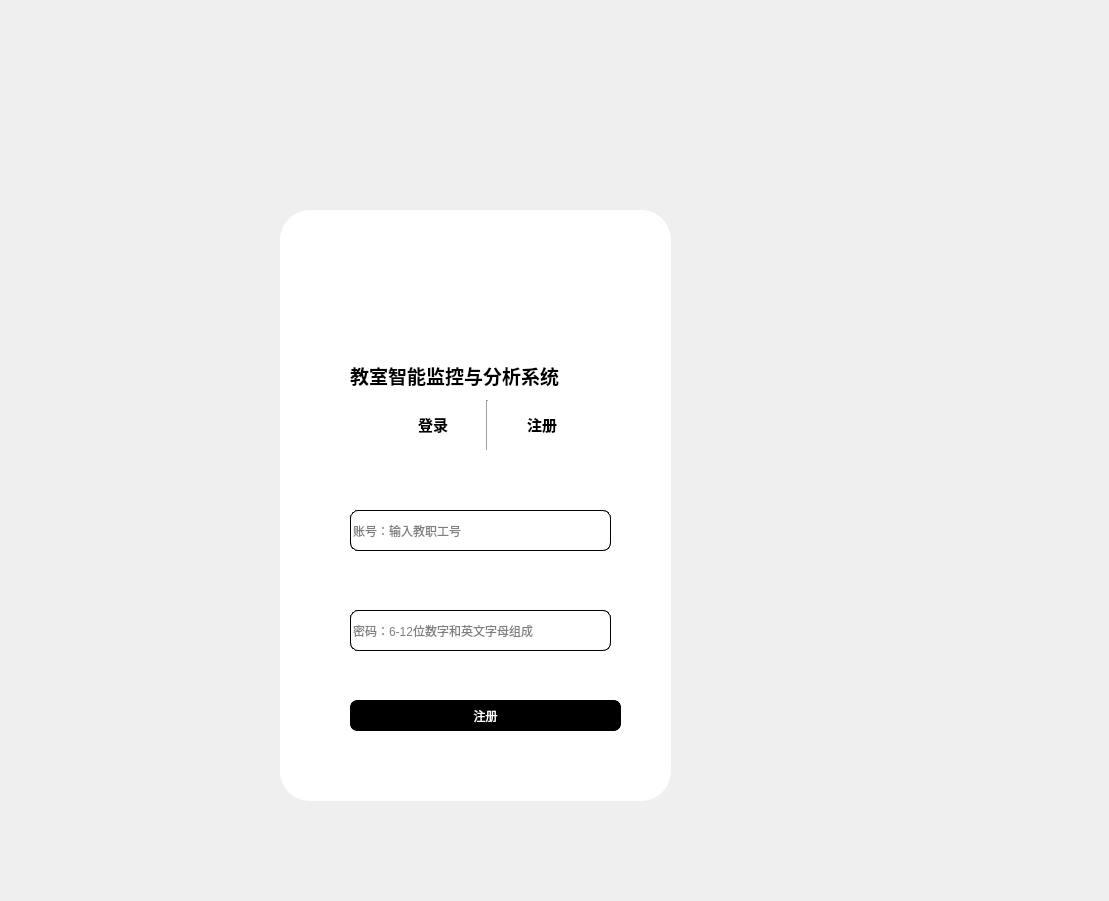
<?xml version="1.0" encoding="UTF-8"?>
<ui version="4.0">
 <class>MainWindow</class>
 <widget class="QMainWindow" name="MainWindow">
  <property name="geometry">
   <rect>
    <x>0</x>
    <y>0</y>
    <width>1109</width>
    <height>901</height>
   </rect>
  </property>
  <property name="windowTitle">
   <string>MainWindow</string>
  </property>
  <widget class="QWidget" name="centralwidget">
   <widget class="QLabel" name="label">
    <property name="geometry">
     <rect>
      <x>280</x>
      <y>210</y>
      <width>391</width>
      <height>591</height>
     </rect>
    </property>
    <property name="styleSheet">
     <string notr="true">border-radius:30px;
background-color: rgb(255, 255, 255);</string>
    </property>
    <property name="text">
     <string/>
    </property>
   </widget>
   <widget class="QLabel" name="label_2">
    <property name="geometry">
     <rect>
      <x>350</x>
      <y>360</y>
      <width>271</width>
      <height>31</height>
     </rect>
    </property>
    <property name="font">
     <font>
      <pointsize>14</pointsize>
      <weight>75</weight>
      <bold>true</bold>
     </font>
    </property>
    <property name="text">
     <string>教室智能监控与分析系统</string>
    </property>
   </widget>
   <widget class="QLabel" name="label_3">
    <property name="geometry">
     <rect>
      <x>420</x>
      <y>240</y>
      <width>121</width>
      <height>111</height>
     </rect>
    </property>
    <property name="styleSheet">
     <string notr="true">image: url(:/icons/icons/电脑_computer.png);</string>
    </property>
    <property name="text">
     <string/>
    </property>
   </widget>
   <widget class="QWidget" name="widget" native="true">
    <property name="geometry">
     <rect>
      <x>380</x>
      <y>400</y>
      <width>215</width>
      <height>50</height>
     </rect>
    </property>
    <layout class="QHBoxLayout" name="horizontalLayout">
     <property name="spacing">
      <number>0</number>
     </property>
     <item>
      <widget class="QPushButton" name="pushButton">
       <property name="font">
        <font>
         <pointsize>11</pointsize>
         <weight>75</weight>
         <bold>true</bold>
        </font>
       </property>
       <property name="styleSheet">
        <string notr="true">#pushButton{
    border:none;
}
#pushButton:focus{
	color: rgb(186, 186, 186);
}</string>
       </property>
       <property name="text">
        <string>登录</string>
       </property>
      </widget>
     </item>
     <item>
      <widget class="Line" name="line">
       <property name="orientation">
        <enum>Qt::Vertical</enum>
       </property>
      </widget>
     </item>
     <item>
      <widget class="QPushButton" name="pushButton_2">
       <property name="font">
        <font>
         <pointsize>11</pointsize>
         <weight>75</weight>
         <bold>true</bold>
        </font>
       </property>
       <property name="styleSheet">
        <string notr="true">#pushButton_2{
    border:none;
}
#pushButton_2:focus{
	color: rgb(186, 186, 186);
}</string>
       </property>
       <property name="text">
        <string>注册</string>
       </property>
      </widget>
     </item>
    </layout>
   </widget>
   <widget class="QWidget" name="widget_2" native="true">
    <property name="geometry">
     <rect>
      <x>280</x>
      <y>470</y>
      <width>391</width>
      <height>311</height>
     </rect>
    </property>
    <widget class="QLineEdit" name="lineEdit">
     <property name="geometry">
      <rect>
       <x>70</x>
       <y>40</y>
       <width>261</width>
       <height>41</height>
      </rect>
     </property>
     <property name="styleSheet">
      <string notr="true">border:1px solid rgb(0,0,0);
border-radius:8px;</string>
     </property>
     <property name="placeholderText">
      <string>账号：</string>
     </property>
    </widget>
    <widget class="QLineEdit" name="lineEdit_2">
     <property name="geometry">
      <rect>
       <x>70</x>
       <y>140</y>
       <width>261</width>
       <height>41</height>
      </rect>
     </property>
     <property name="styleSheet">
      <string notr="true">border:1px solid rgb(0,0,0);
border-radius:8px;</string>
     </property>
     <property name="placeholderText">
      <string>密码：</string>
     </property>
    </widget>
    <widget class="QPushButton" name="pushButton_3">
     <property name="geometry">
      <rect>
       <x>70</x>
       <y>230</y>
       <width>271</width>
       <height>31</height>
      </rect>
     </property>
     <property name="styleSheet">
      <string notr="true">#pushButton_3{
    border-radius:8px;
	background-color: rgb(0, 0, 0);
	color: rgb(255, 255, 255);
    border:3px solid rgb(0,0,0);

}
#pushButton_3:hover{
    
	background-color: rgb(255, 255, 255);
	color: rgb(0, 0, 0);
}
#pushButton_3:pressed{
    padding-top:5px;
    padding-left:5px;
}</string>
     </property>
     <property name="text">
      <string>登录</string>
     </property>
    </widget>
   </widget>
   <widget class="QPushButton" name="pushButton_5">
    <property name="geometry">
     <rect>
      <x>620</x>
      <y>220</y>
      <width>21</width>
      <height>16</height>
     </rect>
    </property>
    <property name="styleSheet">
     <string notr="true">#pushButton_5{
	image: url(:/icons/icons/关闭_close-one.png);
    border:none;
}</string>
    </property>
    <property name="text">
     <string/>
    </property>
   </widget>
   <widget class="QWidget" name="widget_3" native="true">
    <property name="geometry">
     <rect>
      <x>280</x>
      <y>450</y>
      <width>391</width>
      <height>311</height>
     </rect>
    </property>
    <widget class="QLineEdit" name="lineEdit_3">
     <property name="geometry">
      <rect>
       <x>70</x>
       <y>60</y>
       <width>261</width>
       <height>41</height>
      </rect>
     </property>
     <property name="styleSheet">
      <string notr="true">border:1px solid rgb(0,0,0);
border-radius:8px;</string>
     </property>
     <property name="placeholderText">
      <string>账号：输入教职工号</string>
     </property>
    </widget>
    <widget class="QLineEdit" name="lineEdit_4">
     <property name="geometry">
      <rect>
       <x>70</x>
       <y>160</y>
       <width>261</width>
       <height>41</height>
      </rect>
     </property>
     <property name="styleSheet">
      <string notr="true">border:1px solid rgb(0,0,0);
border-radius:8px;</string>
     </property>
     <property name="placeholderText">
      <string>密码：6-12位数字和英文字母组成</string>
     </property>
    </widget>
    <widget class="QPushButton" name="pushButton_4">
     <property name="geometry">
      <rect>
       <x>70</x>
       <y>250</y>
       <width>271</width>
       <height>31</height>
      </rect>
     </property>
     <property name="styleSheet">
      <string notr="true">#pushButton_4{
    border-radius:8px;
	background-color: rgb(0, 0, 0);
	color: rgb(255, 255, 255);
    border:3px solid rgb(0,0,0);

}
#pushButton_4:hover{
    
	background-color: rgb(255, 255, 255);
	color: rgb(0, 0, 0);
}
#pushButton_4:pressed{
    padding-top:5px;
    padding-left:5px;
}</string>
     </property>
     <property name="text">
      <string>注册</string>
     </property>
    </widget>
   </widget>
  </widget>
 </widget>
 <resources>
  <include location="resource.qrc"/>
 </resources>
 <connections>
  <connection>
   <sender>pushButton_5</sender>
   <signal>clicked()</signal>
   <receiver>MainWindow</receiver>
   <slot>close()</slot>
   <hints>
    <hint type="sourcelabel">
     <x>628</x>
     <y>231</y>
    </hint>
    <hint type="destinationlabel">
     <x>723</x>
     <y>203</y>
    </hint>
   </hints>
  </connection>
 </connections>
</ui>
